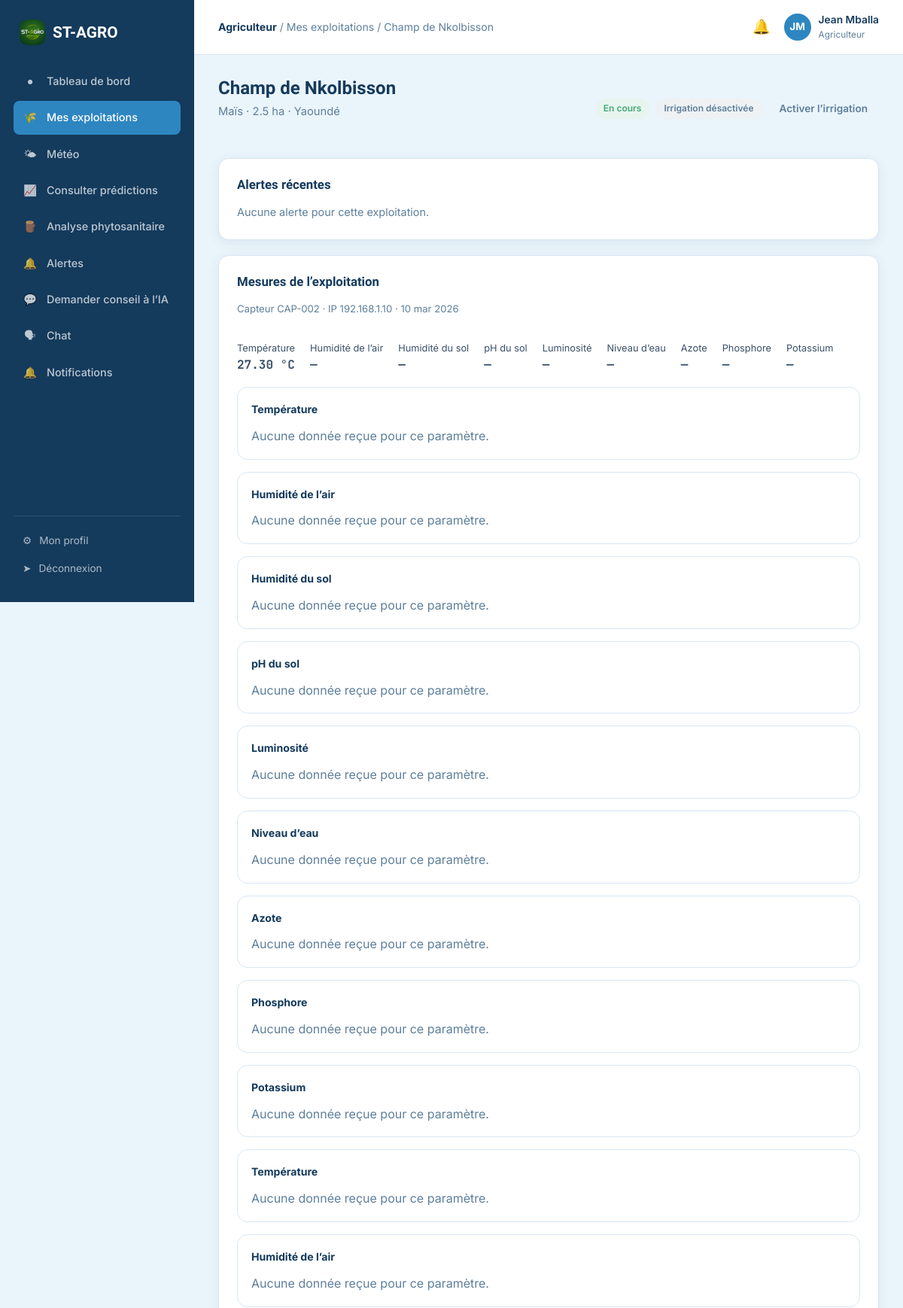
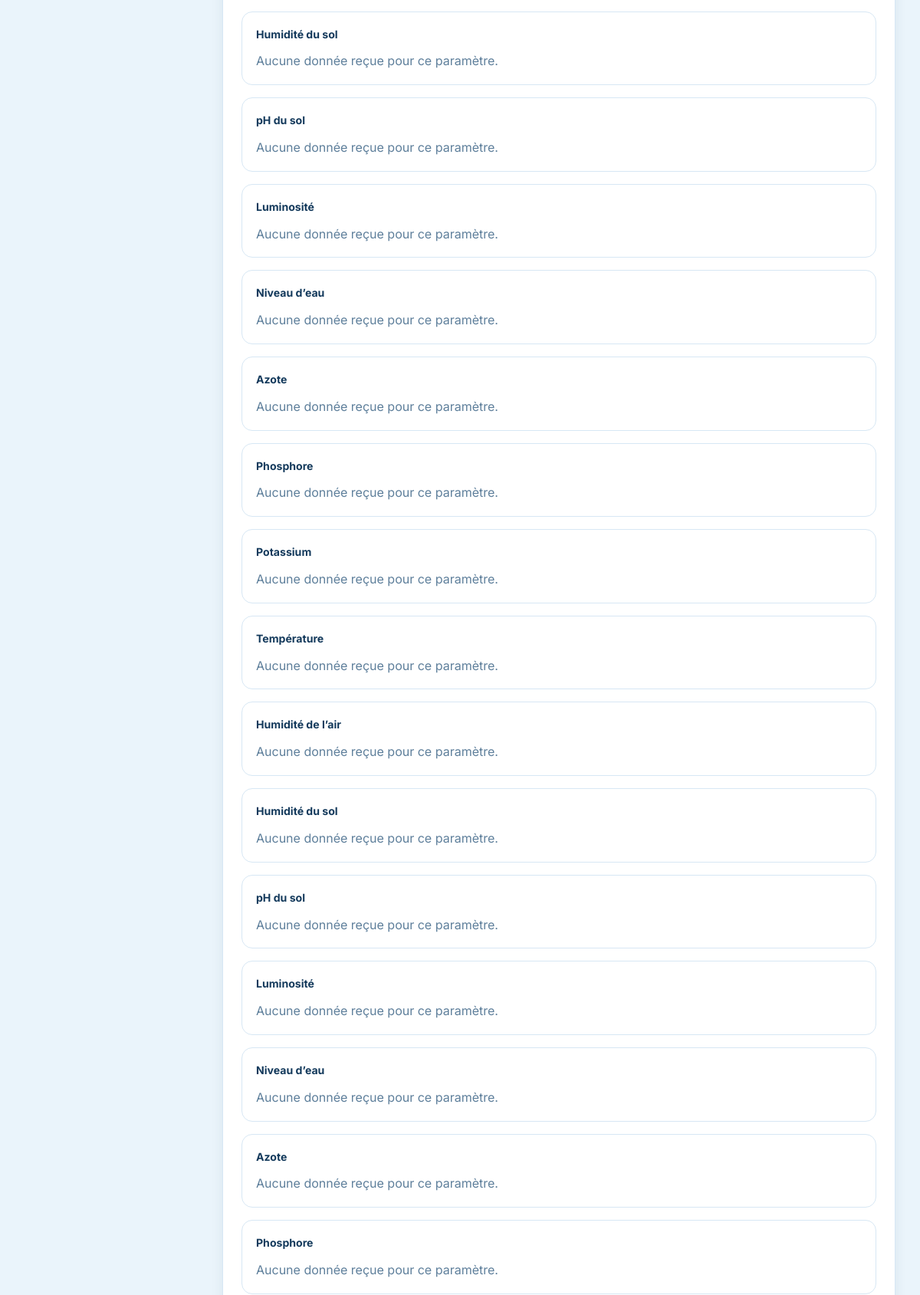
Screenshot of /agriculteur/exploitation_detail.php?id=1 (signed in, upper part) with the database file from the repository (2 pictures, top to bottom).
### tables this page shows
CREATE TABLE utilisateurs (
    id INT AUTO_INCREMENT PRIMARY KEY,
    nom VARCHAR(80) NOT NULL,
    prenom VARCHAR(80) NOT NULL,
    email VARCHAR(150) NOT NULL UNIQUE,
    telephone VARCHAR(30) DEFAULT NULL,
    mot_de_passe VARCHAR(255) NOT NULL,
    role ENUM('administrateur','agriculteur','agronome') NOT NULL DEFAULT 'agriculteur',
    photo_profil VARCHAR(255) DEFAULT NULL,
    ville VARCHAR(120) DEFAULT NULL,
    statut ENUM('actif','suspendu') NOT NULL DEFAULT 'actif',
    date_creation DATETIME DEFAULT CURRENT_TIMESTAMP
);

CREATE TABLE exploitations (
    id INT AUTO_INCREMENT PRIMARY KEY,
    agriculteur_id INT NOT NULL,
    nom VARCHAR(150) NOT NULL,
    culture VARCHAR(120) NOT NULL,
    type_sol ENUM('sableux','limoneux','argileux','humifere') DEFAULT NULL,
    superficie DECIMAL(10,2) DEFAULT NULL COMMENT 'en hectares',
    ville VARCHAR(120) DEFAULT NULL,
    latitude DECIMAL(10,6) DEFAULT NULL,
    longitude DECIMAL(10,6) DEFAULT NULL,
    adresse_ip VARCHAR(45) DEFAULT NULL,
    irrigation_active TINYINT(1) NOT NULL DEFAULT 0,
    date_plantation DATE DEFAULT NULL,
    statut ENUM('en_cours','recoltee','en_alerte') NOT NULL DEFAULT 'en_cours',
    date_creation DATETIME DEFAULT CURRENT_TIMESTAMP,
    FOREIGN KEY (agriculteur_id) REFERENCES utilisateurs(id) ON DELETE CASCADE
);

CREATE TABLE mesures (
    id INT AUTO_INCREMENT PRIMARY KEY,
    capteur_id INT NOT NULL,
    exploitation_id INT NOT NULL,
    temperature DECIMAL(10,2) DEFAULT NULL,
    humidite_air DECIMAL(10,2) DEFAULT NULL,
    humidite_sol DECIMAL(10,2) DEFAULT NULL,
    ph DECIMAL(10,2) DEFAULT NULL,
    luminosite DECIMAL(10,2) DEFAULT NULL,
    niveau_eau DECIMAL(10,2) DEFAULT NULL,
    azote DECIMAL(10,2) DEFAULT NULL,
    phosphore DECIMAL(10,2) DEFAULT NULL,
    potassium DECIMAL(10,2) DEFAULT NULL,
    date_mesure DATETIME DEFAULT CURRENT_TIMESTAMP,
    KEY idx_mesures_capteur_date (capteur_id, date_mesure),
    KEY idx_mesures_exploitation_date (exploitation_id, date_mesure),
    FOREIGN KEY (capteur_id) REFERENCES capteurs(id) ON DELETE CASCADE,
    FOREIGN KEY (exploitation_id) REFERENCES exploitations(id) ON DELETE CASCADE
);

CREATE TABLE capteurs (
    id INT AUTO_INCREMENT PRIMARY KEY,
    exploitation_id INT NOT NULL,
    code_capteur VARCHAR(50) NOT NULL UNIQUE,
    adresse_ip VARCHAR(45) DEFAULT NULL,
    statut ENUM('actif','inactif','en_panne') NOT NULL DEFAULT 'actif',
    date_installation DATE DEFAULT NULL,
    FOREIGN KEY (exploitation_id) REFERENCES exploitations(id) ON DELETE CASCADE
);

### includes/auth.php (called while the page is built, shortened)
<?php
require_once __DIR__ . '/../config/database.php';
function estConnecte(): bool
{
    return isset($_SESSION['user_id']);
}
function utilisateurCourant(): ?array
{
    static $user = null;
    if ($user === null) {
        $stmt = getPDO()->prepare('SELECT id, nom, prenom, email, telephone, role, photo_profil, ville, statut FROM utilisateurs WHERE id = ?');
        $stmt->execute([$_SESSION['user_id']]);
        $user = $stmt->fetch();
    }
    return $user;
}

### config/database.php (called while the page is built, shortened)
<?php
function getPDO(): PDO
{
    static $pdo = null;
    if ($pdo === null) {
        $dsn = 'mysql:host=' . DB_HOST . ';dbname=' . DB_NAME . ';charset=' . DB_CHARSET;
        $options = [
            PDO::ATTR_ERRMODE            => PDO::ERRMODE_EXCEPTION,
            PDO::ATTR_DEFAULT_FETCH_MODE => PDO::FETCH_ASSOC,
            PDO::ATTR_EMULATE_PREPARES   => false,
        ];
        try {
            $pdo = new PDO($dsn, DB_USER, DB_PASS, $options);
        } catch (PDOException $e) {
            die('Erreur de connexion à la base de données : ' . $e->getMessage());
        }
    }
    return $pdo;
}

### includes/functions.php (called while the page is built, shortened)
<?php
function nettoyer(string $valeur): string
{
    return htmlspecialchars(trim($valeur), ENT_QUOTES, 'UTF-8');
}
function formaterDate(string $date): string
{
    $mois = ['01' => 'jan', '02' => 'fév', '03' => 'mar', '04' => 'avr', '05' => 'mai', '06' => 'juin',
             '07' => 'juil', '08' => 'août', '09' => 'sep', '10' => 'oct', '11' => 'nov', '12' => 'déc'];
    $ts = strtotime($date);
    return date('d', $ts) . ' ' . $mois[date('m', $ts)] . ' ' . date('Y', $ts);
}
function ensureMesuresTableExists(): void
{
    $pdo = getPDO();
    $tableExiste = $pdo->query("SHOW TABLES LIKE 'mesures'")->fetch();
    if ($tableExiste) {
        $phExiste = $pdo->query("SELECT COUNT(*) FROM INFORMATION_SCHEMA.COLUMNS WHERE TABLE_SCHEMA = DATABASE() AND TABLE_NAME = 'mesures' AND COLUMN_NAME = 'ph'")->fetchColumn();
        return;
    }
}
function obtenirHistoriqueMesures(int $capteurId, int $limit = 12): array
{
    $pdo = getPDO();
    ensureMesuresTableExists();
    $stmt = $pdo->prepare('SELECT temperature, humidite_air, humidite_sol, ph, luminosite, niveau_eau, azote, phosphore, potassium, date_mesure FROM mesures WHERE capteur_id = ? ORDER BY date_mesure DESC LIMIT ?');
    $stmt->execute([$capteurId, $limit]);
    $mesures = $stmt->fetchAll();
    usort($mesures, static fn($a, $b) => strcmp($a['date_mesure'], $b['date_mesure']));
    return $mesures;
}
function obtenirHistoriquesParametres(int $capteurId, int $limit = 20): array
{
    $pdo = getPDO();
    ensureMesuresTableExists();
    $parametres = [
        'temperature' => ['libelle' => 'Température', 'unite' => '°C', 'couleur' => '#E67E22'],
        'humidite_air' => ['libelle' => 'Humidité de l’air', 'unite' => '%', 'couleur' => '#2E86C1'],
        'humidite_sol' => ['libelle' => 'Humidité du sol', 'unite' => '%', 'couleur' => '#8E6E53'],
        'ph' => ['libelle' => 'pH du sol', 'unite' => 'pH', 'couleur' => '#9B59B6'],
        'luminosite' => ['libelle' => 'Luminosité', 'unite' => 'lux', 'couleur' => '#F1C40F'],
        'niveau_eau' => ['libelle' => 'Niveau d’eau', 'unite' => '%', 'couleur' => '#16A085'],
        'azote' => ['libelle' => 'Azote', 'unite' => 'mg/kg', 'couleur' => '#27AE60'],
        'phosphore' => ['libelle' => 'Phosphore', 'unite' => 'mg/kg', 'couleur' => '#8E44AD'],
        'potassium' => ['libelle' => 'Potassium', 'unite' => 'mg/kg', 'couleur' => '#C0392B'],
    ];
    $stmt = $pdo->prepare('SELECT temperature, humidite_air, humidite_sol, ph, luminosite, niveau_eau, azote, phosphore, potassium, date_mesure FROM mesures WHERE capteur_id = ? ORDER BY date_mesure DESC LIMIT ?');
    $stmt->execute([$capteurId, $limit]);
    $lignes = array_reverse($stmt->fetchAll());
    $series = [];
    foreach ($parametres as $parametre => $configuration) {
        $points = [];
        foreach ($lignes as $ligne) {
            if ($ligne[$parametre] !== null) {
                $points[] = ['valeur' => (float) $ligne[$parametre], 'unite' => $configuration['unite'], 'date_mesure' => $ligne['date_mesure']];
            }
        }
        $series[$parametre] = ['libelle' => $configuration['libelle'], 'unite' => $configuration['unite'], 'couleur' => $configuration['couleur'], 'mesures' => $points];
    }
    return $series;
}
function obtenirDerniereMesureExploitation(int $exploitationId): ?array
{
    $stmt = getPDO()->prepare('SELECT m.temperature, m.humidite_air, m.humidite_sol, m.ph, m.luminosite, m.niveau_eau, m.azote, m.phosphore, m.potassium, m.date_mesure, c.code_capteur, c.adresse_ip
        FROM mesures m
        JOIN capteurs c ON c.id = m.capteur_id AND c.exploitation_id = m.exploitation_id
        JOIN exploitations e ON e.id = m.exploitation_id
                WHERE m.exploitation_id = ?
                    AND ((c.adresse_ip IS NOT NULL AND c.adresse_ip <> \'\' AND c.adresse_ip = e.adresse_ip)
                        OR ((c.adresse_ip IS NULL OR c.adresse_ip = \'\') AND (e.adresse_ip IS NULL OR e.adresse_ip = \'\')))
        ORDER BY m.date_mesure DESC, m.id DESC LIMIT 1');
    $stmt->execute([$exploitationId]);
    $mesure = $stmt->fetch();
    return $mesure ?: null;
}

### agriculteur/exploitation_detail.php (the view, shortened to what this page needs)
<?php
require_once __DIR__ . '/../includes/auth.php';
require_once __DIR__ . '/../includes/functions.php';
$user = utilisateurCourant();
$pdo = getPDO();
$id = (int) ($_GET['id'] ?? 0);
$stmt = $pdo->prepare('SELECT * FROM exploitations WHERE id = ? AND agriculteur_id = ?');
$stmt->execute([$id, $user['id']]);
$exploitation = $stmt->fetch();
$stmt = $pdo->prepare('SELECT * FROM capteurs WHERE exploitation_id = ? ORDER BY id DESC');
$stmt->execute([$id]);
$capteurs = $stmt->fetchAll();
$derniereMesureExploitation = obtenirDerniereMesureExploitation($id);
$mesuresParCapteur = [];
$seriesParCapteur = [];
foreach ($capteurs as $c) {
    $mesuresParCapteur[$c['id']] = obtenirHistoriqueMesures((int) $c['id'], 12);
    $seriesParCapteur[$c['id']] = obtenirHistoriquesParametres((int) $c['id'], 20);
}
$stmt = $pdo->prepare('SELECT * FROM alertes WHERE exploitation_id = ? ORDER BY date_creation DESC LIMIT 8');
$stmt->execute([$id]);
$alertes = $stmt->fetchAll();
$filAriane = 'Mes exploitations / ' . $exploitation['nom'];
$pageActive = 'exploitations';
require __DIR__ . '/../includes/layout_debut.php';
?>
<div style="display:flex; align-items:center; justify-content:space-between; flex-wrap:wrap; gap:12px;">
    <div>
        <h1><?= nettoyer($exploitation['nom']) ?></h1>
        <p class="sous-titre-page"><?= nettoyer($exploitation['culture']) ?> · <?= $exploitation['superficie'] ? number_format((float)$exploitation['superficie'],1).' ha' : '—' ?> · <?= nettoyer((string)$exploitation['ville']) ?></p>
    </div>
    <div style="display:flex; align-items:center; gap:8px; flex-wrap:wrap; justify-content:flex-end;">
        <?php if ($exploitation['statut'] === 'en_alerte'): ?><span class="badge badge-rouge">En alerte</span>
        <?php elseif ($exploitation['statut'] === 'recoltee'): ?><span class="badge badge-gris">Récoltée</span>
        <?php else: ?><span class="badge badge-vert">En cours</span><?php endif; ?>
        <span class="badge <?= (int) ($exploitation['irrigation_active'] ?? 0) ? 'badge-bleu' : 'badge-gris' ?>">
            Irrigation <?= (int) ($exploitation['irrigation_active'] ?? 0) ? 'activée' : 'désactivée' ?>
        </span>
        <form method="post" style="display:inline">
            <button type="submit" class="btn btn-fantome btn-sm">
                <?= (int) ($exploitation['irrigation_active'] ?? 0) ? 'Désactiver' : 'Activer' ?> l’irrigation
            </button>
        </form>
    </div>
</div>
<div class="grille-2" style="margin-top:24px; display:flex; flex-direction:column;">
    <div class="carte">
        <div class="carte-titre"><h3>Mesures de l’exploitation</h3></div>
        <?php if (!$derniereMesureExploitation): ?>
            <p style="color:var(--texte-attenue); font-size:0.9rem;">Aucune mesure reçue pour l’adresse IP du capteur.</p>
        <?php else: ?>
            <p style="color:var(--texte-attenue); font-size:0.82rem;">Capteur <?= nettoyer($derniereMesureExploitation['code_capteur']) ?> · IP <?= nettoyer($derniereMesureExploitation['adresse_ip']) ?> · <?= formaterDate($derniereMesureExploitation['date_mesure']) ?></p>
            <div class="meteo-details">
                <div>Température<strong><?= $derniereMesureExploitation['temperature'] !== null ? $derniereMesureExploitation['temperature'] . ' °C' : '—' ?></strong></div>
                <div>Humidité de l’air<strong><?= $derniereMesureExploitation['humidite_air'] !== null ? $derniereMesureExploitation['humidite_air'] . ' %' : '—' ?></strong></div>
                <div>Humidité du sol<strong><?= $derniereMesureExploitation['humidite_sol'] !== null ? $derniereMesureExploitation['humidite_sol'] . ' %' : '—' ?></strong></div>
                <div>pH du sol<strong><?= $derniereMesureExploitation['ph'] !== null ? $derniereMesureExploitation['ph'] : '—' ?></strong></div>
                <div>Luminosité<strong><?= $derniereMesureExploitation['luminosite'] !== null ? $derniereMesureExploitation['luminosite'] . ' lux' : '—' ?></strong></div>
                <div>Niveau d’eau<strong><?= $derniereMesureExploitation['niveau_eau'] !== null ? $derniereMesureExploitation['niveau_eau'] . ' %' : '—' ?></strong></div>
                <div>Azote<strong><?= $derniereMesureExploitation['azote'] !== null ? $derniereMesureExploitation['azote'] . ' mg/kg' : '—' ?></strong></div>
                <div>Phosphore<strong><?= $derniereMesureExploitation['phosphore'] !== null ? $derniereMesureExploitation['phosphore'] . ' mg/kg' : '—' ?></strong></div>
                <div>Potassium<strong><?= $derniereMesureExploitation['potassium'] !== null ? $derniereMesureExploitation['potassium'] . ' mg/kg' : '—' ?></strong></div>
            </div>
        <?php endif; ?>
        <?php foreach ($capteurs as $c): ?>
            <?php foreach (($seriesParCapteur[$c['id']] ?? []) as $serie): ?>
                <div class="graph-card" style="margin-top:16px; margin-bottom:14px;">
                    <div style="display:flex; justify-content:space-between; align-items:center; gap:12px; margin-bottom:12px;">
                        <strong style="font-size:0.88rem; color:var(--bleu-fonce);"><?= nettoyer($serie['libelle']) ?></strong>
                        <?php if ($serie['mesures']): $dernier = end($serie['mesures']); ?><span class="badge badge-bleu"><?= $dernier['valeur'] . ' ' . $serie['unite'] ?></span><?php endif; ?>
                    </div>
                    <?= $serie['mesures'] ? genererSvgGraphique($serie['mesures'], $serie['couleur']) : '<p style="color:var(--texte-attenue);">Aucune donnée reçue pour ce paramètre.</p>' ?>
                </div>
            <?php endforeach; ?>
        <?php endforeach; ?>
    </div>
    <div class="carte" style="order:-1;">
        <div class="carte-titre"><h3>Alertes récentes</h3></div>
        <?php if (!$alertes): ?>
            <p style="color:var(--texte-attenue); font-size:0.9rem;">Aucune alerte pour cette exploitation.</p>
        <?php endif; ?>
    </div>
</div>
<?php require __DIR__ . '/../includes/layout_fin.php'; ?>

### includes/layout_debut.php (shortened to what this page needs)
<?php
$user = utilisateurCourant();
$role = $user['role'];
$initiales = mb_strtoupper(mb_substr($user['prenom'], 0, 1) . mb_substr($user['nom'], 0, 1));
$libRole = ['agriculteur' => 'Agriculteur', 'agronome' => 'Agronome', 'administrateur' => 'Administrateur'];
?>
<!DOCTYPE html>
<html lang="fr">
<head>
<link rel="stylesheet" href="/st-agro/includes/style.css?v=logo34">
</head>
<body>
<div class="app-shell">
    <aside class="barre-laterale">
        <div class="logo"><img src="/st-agro/logo.png" alt="ST-AGRO"> ST-AGRO</div>
        <ul class="nav-app">
            <?php foreach ($liensParRole[$role] as $lien): ?>
            <li><a href="<?= $lien['href'] ?>" class="<?= $pageActive === $lien['cle'] ? 'actif' : '' ?>">
                <span class="icone"><?= $lien['icone'] ?></span> <?= $lien['texte'] ?>
            </a></li>
            <?php endforeach; ?>
        </ul>
        <div class="barre-laterale-bas">
            <a href="/st-agro/profil.php"><span class="icone">&#9881;</span> Mon profil</a>
            <a href="/st-agro/deconnexion.php"><span class="icone">&#10148;</span> Déconnexion</a>
        </div>
    </aside>
    <div class="zone-app">
        <header class="barre-superieure">
            <div style="display:flex; align-items:center; gap:14px;">
                <div class="fil-ariane"><strong><?= $libRole[$role] ?></strong> / <?= nettoyer($filAriane) ?></div>
            </div>
            <div class="barre-superieure-actions">
                <a href="/st-agro/<?= $role === 'administrateur' ? 'admin' : $role ?>/notifications.php" class="cloche-notif" aria-label="Notifications">
                    &#128276;
                </a>
                <a href="/st-agro/profil.php" class="mini-profil">
                    <div class="avatar"><?= $initiales ?></div>
                    <div>
                        <div class="nom"><?= nettoyer($user['prenom'] . ' ' . $user['nom']) ?></div>
                        <div class="role"><?= $libRole[$role] ?></div>
                    </div>
                </a>
            </div>
        </header>
        <main class="contenu-app">

### rows the page displays
utilisateurs: role "Agriculteur", initiales "JM", nettoyer($user['prenom'] . ' ' . $user['nom']) "Jean Mballa"
exploitations: nom "Mes exploitations / Champ de Nkolbisson", nom "Champ de Nkolbisson", culture "Maïs", superficie "2.5", ville "Yaoundé"
mesures: capteur.code_capteur "CAP-002", capteur.adresse_ip "192.168.1.10", date_mesure "10 mar 2026", temperature "27.30"
capteurs: libelle "Température", libelle "Humidité de l’air", libelle "Humidité du sol", libelle "pH du sol", libelle "Luminosité", libelle "Niveau d’eau", libelle "Azote", libelle "Phosphore", libelle "Potassium"
capteurs: libelle "Température", libelle "Humidité de l’air", libelle "Humidité du sol", libelle "pH du sol", libelle "Luminosité", libelle "Niveau d’eau", libelle "Azote", libelle "Phosphore", libelle "Potassium"
capteurs: libelle "Température", libelle "Humidité de l’air", libelle "Humidité du sol", libelle "pH du sol", libelle "Luminosité", libelle "Niveau d’eau", libelle "Azote", libelle "Phosphore"

### other values shown
$lien['icone'] "●"
$lien['texte'] "Tableau de bord"
$lien['icone'] "🌾"
$lien['texte'] "Mes exploitations"
$lien['icone'] "🌤"
$lien['texte'] "Météo"
$lien['icone'] "📈"
$lien['texte'] "Consulter prédictions"
$lien['icone'] "🪵"
$lien['texte'] "Analyse phytosanitaire"
$lien['icone'] "🔔"
$lien['texte'] "Alertes"
$lien['icone'] "💬"
$lien['texte'] "Demander conseil à l’IA"
$lien['icone'] "🗣"
